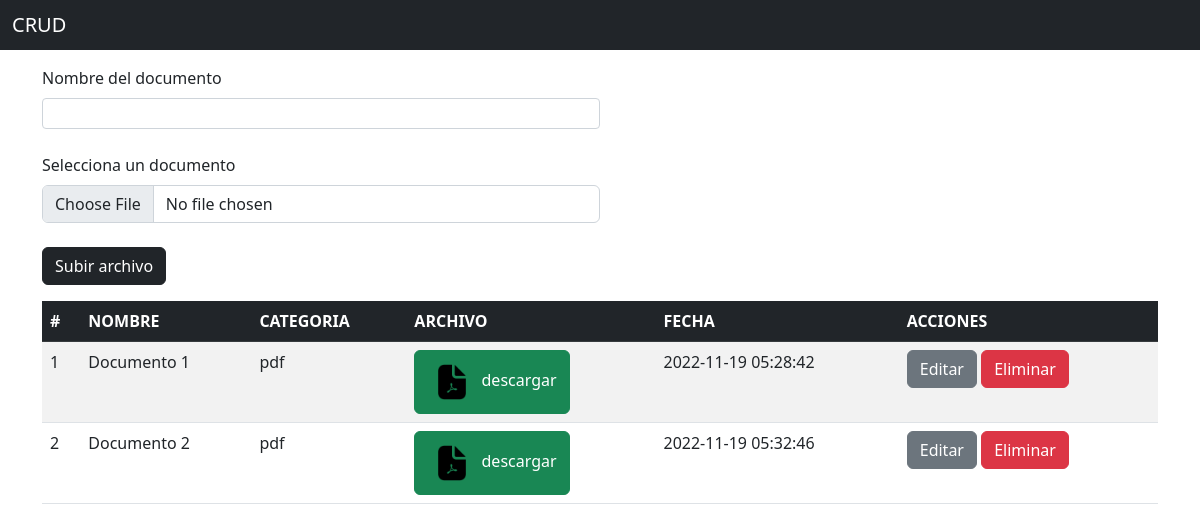
Before: / with the older database file.
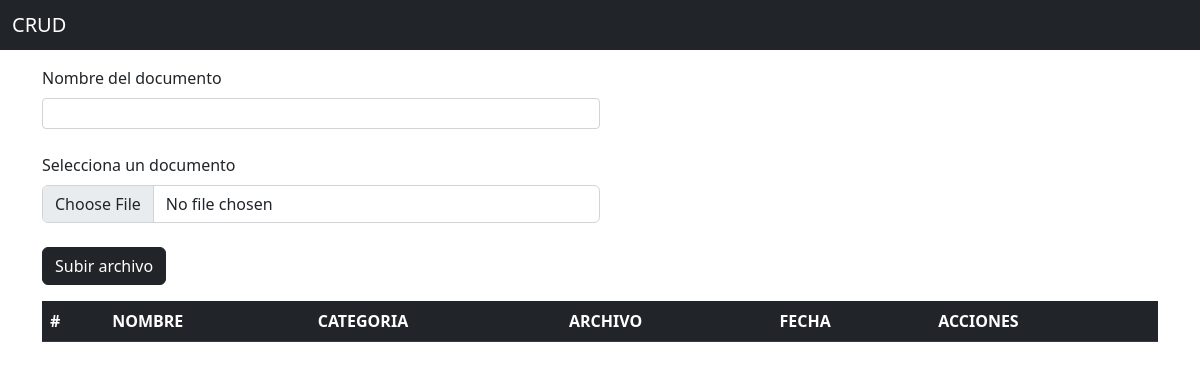
After: the same page with the newer database file.
### tables this page shows
CREATE TABLE `archivo` (
  `id` int(11) NOT NULL,
  `categoria` varchar(150) DEFAULT NULL,
  `nombre` varchar(150) DEFAULT NULL,
  `fecha` datetime DEFAULT NULL,
  `archivo` longblob DEFAULT NULL,
  `tipo` varchar(150) NOT NULL
);

### models/archivo.php (called while the page is built, shortened)
<?php
function listar($conexion){
    $sql="SELECT * FROM archivo";
    $query=mysqli_query($conexion,$sql);
    return $query;
}
?>

### index.php (the view, shortened to what this page needs)
<!DOCTYPE html>
<html lang="en">
<head>
    <link href="https://cdn.jsdelivr.net/npm/bootstrap@5.2.2/dist/css/bootstrap.min.css" rel="stylesheet">
</head>
<body>
    <header>
        <nav class="navbar navbar-dark bg-dark">
            <div class="container-fluid">
                <span class="navbar-brand mb-0 h1">CRUD</span>
            </div>
        </nav>
    </header>
    <div class="container">
        <form class="m-50 w-50 mt-3 mb-3" method="POST" enctype="multipart/form-data" action="controllers/insertar.php">
            <div class="mb-4">
                <label class="form-label">Nombre del documento</label>
                <input class='form-control form-control-sm' type="text" name="nombreArchivo">
            </div>
            <div class="mb-4">
                <label class="form-label">Selecciona un documento</label>
                <input class='form-control form-control' type="file" name="archivo">
            </div>
            <button class="btn btn-dark">Subir archivo</button>
        </form>
        <table class="table table-striped">
            <thead class="table-dark">
                <tr>
                    <th>#</th>
                    <th>NOMBRE</th>
                    <th>CATEGORIA</th>
                    <th>ARCHIVO</th>
                    <th>FECHA</th>
                    <th>ACCIONES</th>
                </tr>
            </thead>
            <tbody>
                <?php
                    include 'models/archivo.php';
                    $conexion=conexion();
                    $query=listar($conexion);
                    $contador=0;
                    while($datos=mysqli_fetch_assoc($query)){
                        $contador++;
                        $id=$datos['id'];
                        $nombre=$datos['nombre'];
                        $categoria=$datos['categoria'];
                        $fecha=$datos['fecha'];
                    $valor="";
                    if($categoria=='pdf'){
                        $valor="<img  width='50' src='img/pdf.png'>";
                    }
                ?>
                <tr>
                    <td><?php echo $contador;?></td>
                    <td><?php echo $nombre ;?></td>
                    <td><?php echo $categoria;?></td>
                    <td><a class='btn btn-success' href="cargar.php?id=<?php echo $id; ?>"><?php echo $valor ;?> descargar</a></td>
                    <td><?php echo $fecha ;?></td>
                    <td>
                        <a class='btn btn-secondary' href="editar.php?id=<?php echo $id?>">Editar</a>
                        <a class='btn btn-danger' href="controllers/eliminar.php?id=<?php echo $id?>">Eliminar</a>
                    </td>
                </tr>
                <?php
                    }
                ?>
            </tbody>
        </table>
    </div>
</body>
</html>

Changed rows visible on the page:
removed archivo: nombre "Documento 1", categoria "pdf", fecha "2022-11-19 05:28:42"
removed archivo: nombre "Documento 2", categoria "pdf", fecha "2022-11-19 05:32:46"
